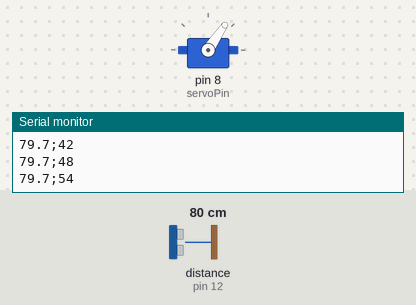
Recording of a sketch running on a simulated Arduino Uno, built with avr-gcc and run on an emulated ATmega328P. On the bench: servo, the last lines printed to the serial monitor. Wiring (inferred from the names in the program): ultrasonic range finder: trigger pin 13; echo pin 12. Inputs (shaded band) come from the test bench; at power-on: distance to the obstacle (sensor on pin 12) 80 cm. The echo pulse lasts 58.3 µs per cm.

Above: at 1.2 s.
1.3 s: distance to the obstacle (sensor on pin 12) set to 2 cm
At 1.72 s:
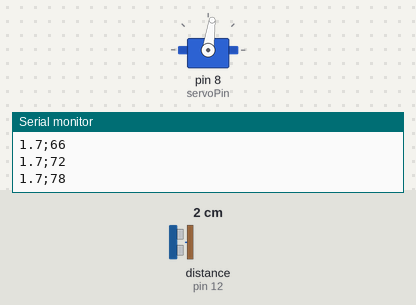
4.3 s: distance to the obstacle (sensor on pin 12) set to 18 cm
At 4.46 s:
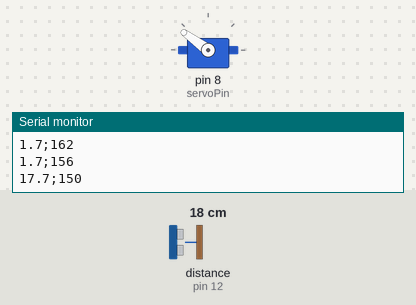
Timing chart, 0 to 13.3 s (numbered marks = the images above; inputs shaded):
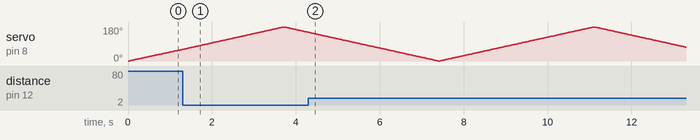

The sketch:

Ultrasound_Radar.ino
```cpp
#include <Servo.h>

Servo radarServo;

// Pin outputs and names

#define Trig 13
#define Echo 12
#define servoPin 8


void setup() {

  Serial.begin(9600);

  pinMode(Trig, OUTPUT);
  pinMode(Echo, INPUT);

  radarServo.attach(servoPin);


}


void loop() {

  servoScan();

}

void servoScan() {

  for ( int vinkel = 0; vinkel <= 180; vinkel++) {

    radarServo.write(vinkel);
    delay(20);

    if (vinkel % 6 == 0){

      Serial.print(matAvstand(),1);
      Serial.print(";");
      Serial.println(vinkel);

    }

  }

  for (int vinkel = 180; vinkel >= 0; vinkel--){

    radarServo.write(vinkel);
    delay(20);

    if (vinkel % 6 == 0){

    Serial.print(matAvstand(),1);
    Serial.print(";");
    Serial.println(vinkel);

    }

  }

}


float matAvstand() {

  digitalWrite(Trig, LOW);
  delayMicroseconds(20);

  digitalWrite(Trig, HIGH);
  delayMicroseconds(10);
  digitalWrite(Trig, LOW);

  unsigned long total_tid = pulseIn(Echo, HIGH, 15000);

  float distans = total_tid * 0.0343/2;

  return distans;

}
```
